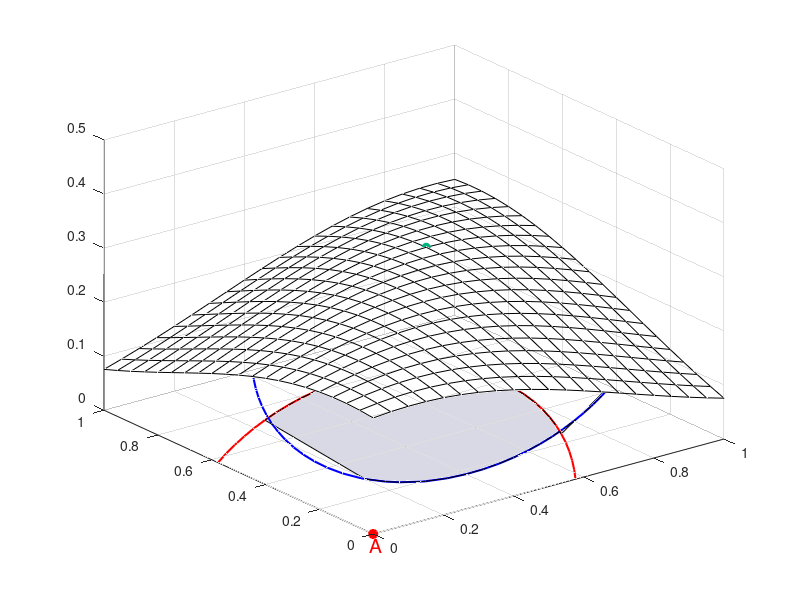

MATLAB code for this plot: (Note: this script raises an error after producing the figure.)
clear all
clc

mu1 = [0 0];
mu2 = [1 1];
sigma = [0.7 0.5; 0.5 0.7];

x1 = -3:.05:5;
x2 = -3:.05:5;
[X1,X2] = meshgrid(x1,x2);
X = [X1(:) X2(:)];

y1 = mvnpdf(X,mu1,sigma);
y1 = y1;
y1 = reshape(y1,length(x2),length(x1));
y2 = mvnpdf(X,mu2,sigma);
y2= y2;
y2 = reshape(y2,length(x2),length(x1));
y = 0.4*y1+0.6*y2;

%find maximum point of y 
[tempV1, tempI1] = max(y);
[tempV2, tempI2] = max(max(y));

maxValue = tempV2;
max_x1 = x1(tempI1(tempI2));
max_x2 = x2(tempI2);

% plot surface
s1 = surf(X1,X2, y,'FaceAlpha',0);
hold on

% denote the maximum on the bottom
scatter(max_x1,max_x2,'MarkerEdgeColor',[0 .7 .5],...
    'MarkerFaceColor',[0 .7 .5],...
    'LineWidth',1.5)

% denote the maximum on the surface
scatter3(max_x1,max_x2,maxValue,'MarkerEdgeColor',[0 .7 .5],...
    'MarkerFaceColor',[0 .7 .5])

% zoom in to overlapped region
xlim([0 1])
ylim([0 1])
zlim([0 0.5])

% 1st contour 
c1 = contour(x1,x2,y1,[0.20 0.20], 'r', 'LineWidth',1.5 );
hold on

% A: point and test 
scatter(mu1(1),mu1(2),'MarkerEdgeColor','r',...
    'MarkerFaceColor','r',...
    'LineWidth',1.5)
text(-0.05,-0.05, 0,'A', 'Color','r','FontSize', 14)
hold on

% 2st contour 
c2 = contour(x1,x2,y2,[0.20 0.20], 'b', 'LineWidth',1.5);
hold on
scatter(mu2(1),mu2(2),'MarkerEdgeColor','b',...
    'MarkerFaceColor','b',...
    'LineWidth',1.5)
% B: point and test 
text(1.05,1.05, 0,'B', 'Color','b','FontSize', 14)



startN = 53;
endN = 80;

startN2 = 110;
endN2 =134;

btwRegion = [c1(1,startN:endN), c2(1,startN2:endN2)];
x_region = [c1(2,startN:endN), c2(2,startN2:endN2)];
ff = fill(x_region, btwRegion, [0.85 0.85 0.90]);
ff.EdgeColor = 'none';

hold on 

startM = 53;
endM = 80;

startM2 = 3;
endM2 =15;

btwRegion = [c1(1,startM:endM), c2(1,startM2:endM2)];
x_region = [c1(2,startM:endM), c2(2,startM2:endM2)];
ff = fill(x_region, btwRegion, [0.85 0.85 0.90]);
ff.EdgeColor = 'none';


fig = gca;
xLab = xlabel('S','FontSize', 14);
xticks([]);
yLab = ylabel('T','FontSize', 14);
yticks([]);
zlabel('K','FontSize', 14)
zticks([])
